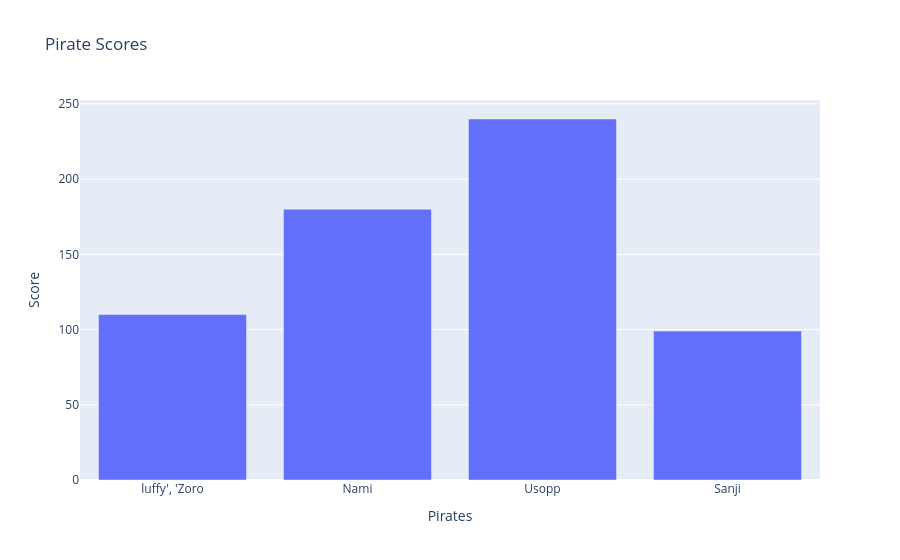

The notebook cell saved with this chart:
### Markdown cell above
Add titles

### Code cell
graph = go.Figure()

graph.add_trace(go.Bar(x=x1, y=y1))
graph.update_layout(
    title = 'Pirate Scores',
    xaxis_title ='Pirates',
    yaxis_title ="Score"
)

#graph.write_html("pirategraph.html")

### Figure 1 — Plotly figure (JSON) as saved in the notebook; plotly's stock layout.template omitted (floating-point values rounded to 4 significant figures)
{"data": [{"type": "bar", "x": ["luffy', 'Zoro", "Nami", "Usopp", "Sanji"], "y": [110, 180, 240, 99, 200]}], "layout": {"title": {"text": "Pirate Scores"}, "xaxis": {"title": {"text": "Pirates"}}, "yaxis": {"title": {"text": "Score"}}}}
